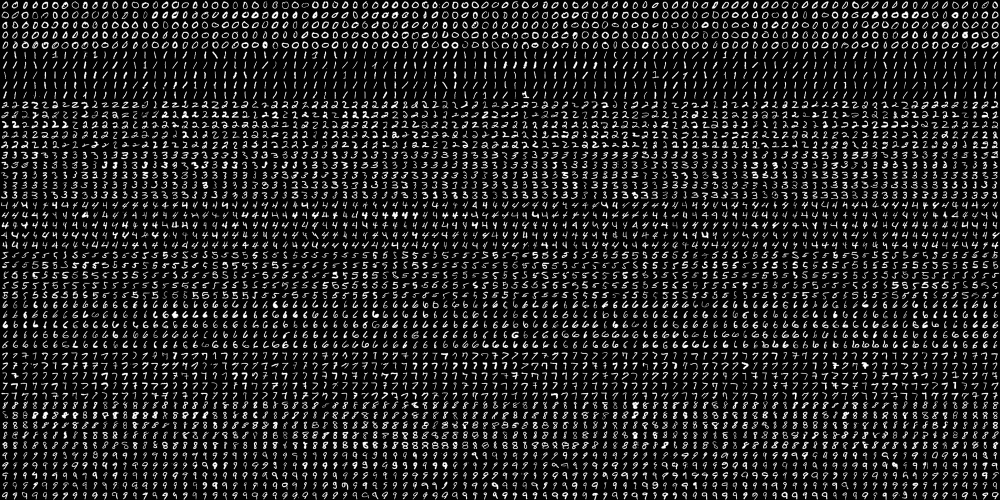
#> input picture Dodatni materijali/V02_RV/digits.png, 2000 x 1000 px (shown at 1/2 size)
$ jupyter execute 'Computer Vision - Realtime handwriten digits recognition and detection.ipynb'   (shell and % lines are left out)
#> lines starting #> are read from the running program, lines starting #| are printed output that depends on the picture
[cell 1]
import numpy as np
import cv2
from matplotlib import pyplot as plt

[cell 2]
gray = cv2.imread ("digits.png", 0)
#> gray is the input picture: shape (1000, 2000); min 0, max 255, mean 33.8
plt.imshow(gray, cmap='gray')

[cell 3]
slike = [np.hsplit(redak, 100) for redak in np.vsplit(gray,50)]
#> slike = 50 items
x = np.array (slike)
x.shape
#> Out = (50, 100, 20, 20)

[cell 4]
train = x[:,0:50].reshape(-1, 400).astype(np.float32)
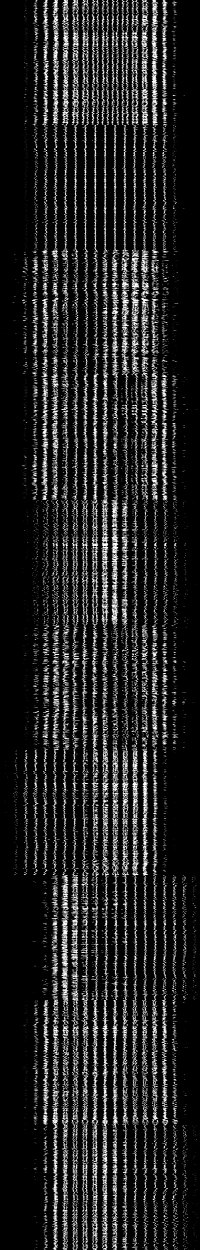
#> train: shape (2500, 400) float32 (shown at 1/2 size); min 0, max 255, mean 33.8
test = x[:,50:100].reshape(-1, 400).astype(np.float32)
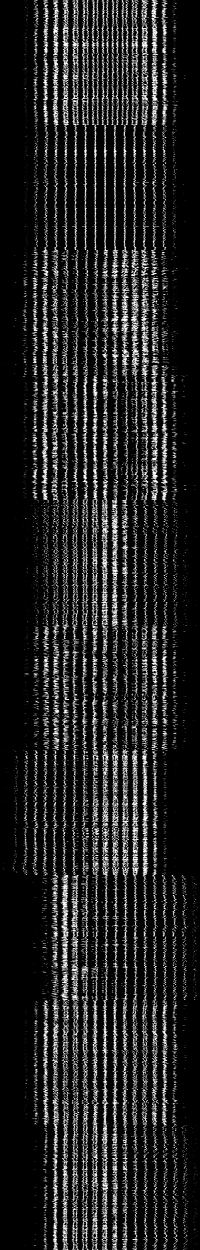
#> test: shape (2500, 400) float32 (shown at 1/2 size); min 0, max 255, mean 33.8

train.shape, test.shape
#> Out = ((2500, 400), (2500, 400))

[cell 5]
k = np.arange(10)
train_labels = np.repeat(k, 250)[:, np.newaxis].astype(np.float32)
test_labels = np.repeat(k, 250)[:, np.newaxis].astype(np.float32)
train_labels.shape, test_labels.shape

[cell 6]
knn = cv2.ml.KNearest_create();
knn.train (train, cv2.ml.ROW_SAMPLE, train_labels)
#> Out = True

[cell 7]
slika = x[2][12]
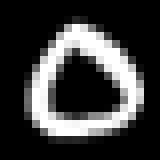
#> slika: shape (20, 20) (shown 8 times larger); min 0, max 255, mean 60.5
plt.imshow(slika, cmap='gray')
slika = slika.reshape(-1, 400).astype(np.float32)
ret, result, neighbours, dist = knn.findNearest(slika, k=6)
#> ret = 0; result = [0]; neighbours = [[0, 0, 0, 0, 0, 0]]; dist = [[0, 518696, 558675, 631848, 842203, 918752]]
print (neighbours, ret)
#| [[0. 0. 0. 0. 0. 0.]] 0.0

[cell 8]
ret, result, neighbours, dist = knn.findNearest(test, k=1)
#> result = 2500 values, max 9 at index 908, min 0 at index 0, mean 4.53; neighbours has the same summary as result; dist = 2500 values, max 2342537 at index 656, min 26114 at index 364, mean 667977.5
matches = result == test_labels
tocno = np.count_nonzero(matches)
#> tocno = 2300
tocno*100/result.size
#> Out = 92
